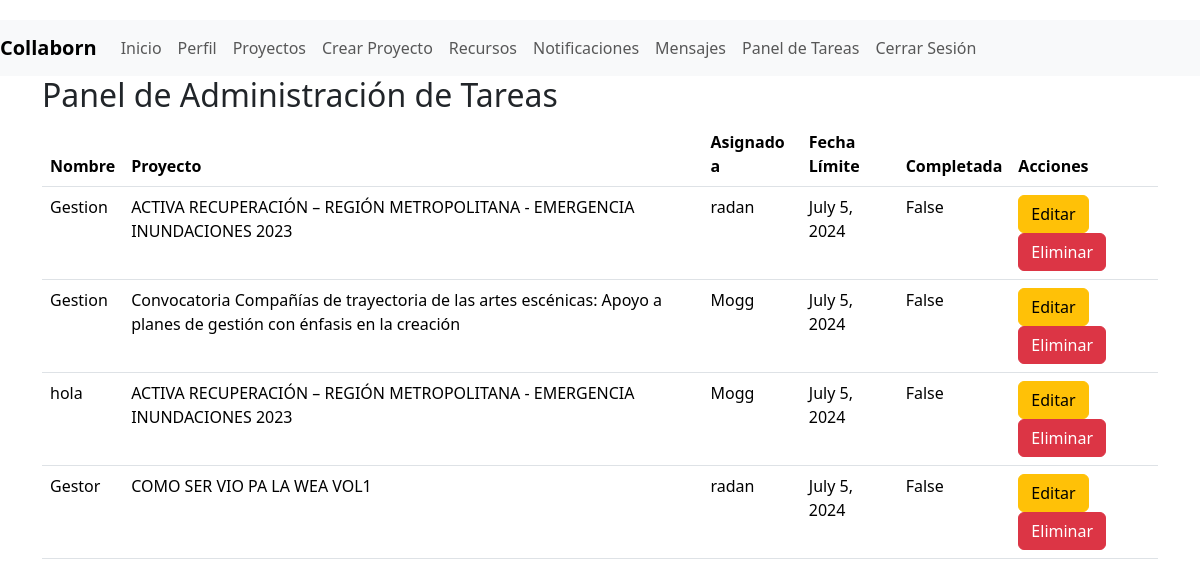
/panel/tareas/ (signed in), run on the app's committed database.
### myapp/models.py (models this page shows, shortened)
class Tarea(models.Model):
    proyecto = models.ForeignKey(Proyecto, related_name='tareas', on_delete=models.CASCADE)
    nombre = models.CharField(max_length=200)
    descripcion = models.TextField(blank=True, null=True)
    completada = models.BooleanField(default=False)
    fecha_limite = models.DateField(blank=True, null=True)
    asignada_a = models.ForeignKey(User, related_name='tareas_asignadas', on_delete=models.SET_NULL, blank=True, null=True)

class Proyecto(models.Model):
    nombre = models.CharField(max_length=200)
    descripcion = models.TextField()
    fecha_inicio = models.DateField()
    fecha_fin = models.DateField()
    creador = models.ForeignKey(User, related_name='proyectos_creados', on_delete=models.CASCADE)

### myapp/views.py (the view)
# urls.py: path('panel/tareas/', views.admin_panel_tareas, name='admin_panel_tareas'),
@permission_required('myapp.view_tarea', raise_exception=True)
@login_required
def admin_panel_tareas(request):
    tareas = Tarea.objects.all()
    return render(request, 'myapp/admin_panel_tareas.html', {'tareas': tareas})

### myapp/templates/myapp/admin_panel_tareas.html (shortened to what this page needs)
{% extends 'myapp/base.html' %}
{% block content %}
<h2>Panel de Administración de Tareas</h2>
<table class="table">
    <thead>
        <tr>
            <th>Nombre</th>
            <th>Proyecto</th>
            <th>Asignado a</th>
            <th>Fecha Límite</th>
            <th>Completada</th>
            <th>Acciones</th>
        </tr>
    </thead>
    <tbody>
        {% for tarea in tareas %}
        <tr>
            <td>{{ tarea.nombre }}</td>
            <td>{{ tarea.proyecto.nombre }}</td>
            <td>{{ tarea.asignada_a.username }}</td>
            <td>{{ tarea.fecha_limite }}</td>
            <td>{{ tarea.completada }}</td>
            <td>
                <a href="{% url 'editar_tarea' tarea.id %}" class="btn btn-warning">Editar</a>
                <form method="post" action="{% url 'eliminar_tarea' tarea.id %}" style="display:inline;">
                    <button type="submit" class="btn btn-danger">Eliminar</button>
                </form>
            </td>
        </tr>
        {% endfor %}
    </tbody>
</table>
{% endblock %}

### myapp/static/css/style.css (style rules this page uses)
body { padding-top: 20px; }

### data on the page
Tarea: nombre "Gestion", proyecto.nombre "ACTIVA RECUPERACIÓN – REGIÓN METROPOLITANA - EMERGENCIA INUNDACIONES 2023", asignada_a.username "radan", fecha_limite "July 5, 2024", completada "False"
Tarea: nombre "Gestion", proyecto.nombre "Convocatoria Compañías de trayectoria de las artes escénicas: Apoyo a planes de gestión con énfasis en la creación", asignada_a.username "Mogg", fecha_limite "July 5, 2024", completada "False"
Tarea: nombre "hola", proyecto.nombre "ACTIVA RECUPERACIÓN – REGIÓN METROPOLITANA - EMERGENCIA INUNDACIONES 2023", asignada_a.username "Mogg", fecha_limite "July 5, 2024", completada "False"
Tarea: nombre "Gestor", proyecto.nombre "COMO SER VIO PA LA WEA VOL1", asignada_a.username "radan", fecha_limite "July 5, 2024", completada "False"
